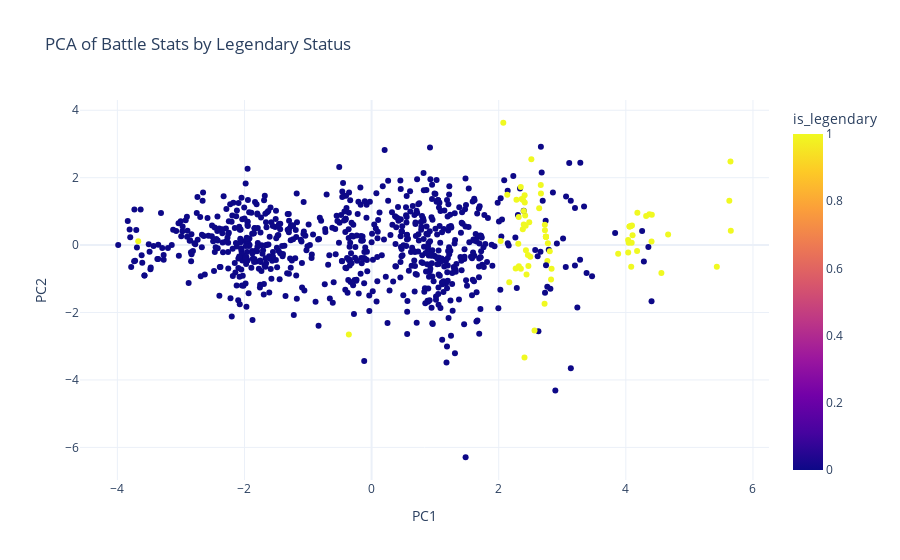

Here is the notebook cell this chart was saved with:
### Code cell
# Create interactive scatter plot for Battle Stats PCA colored by legendary status
if 'is_legendary' in pokemon_clean.columns:
    fig = px.scatter(
        pokemon_clean, 
        x='battle_pc1', 
        y='battle_pc2',
        color='is_legendary',
        hover_name='name' if 'name' in pokemon_clean.columns else None,
        title='PCA of Battle Stats by Legendary Status',
        labels={'battle_pc1': 'PC1', 'battle_pc2': 'PC2'},
        template='plotly_white'
    )
    fig.update_layout(legend_title_text='Legendary')
    fig.show()

### Figure 1 — Plotly figure (JSON) as saved in the notebook; plotly's stock layout.template omitted (floating-point values rounded to 4 significant figures; data arrays with more than 128 entries replaced by an {"elided": "..."} marker saying what was removed)
{"data": [{"hovertemplate": "<b>%{hovertext}</b><br><br>PC1=%{x}<br>PC2=%{y}<br>is_legendary=%{marker.color}<extra></extra>", "hovertext": {"elided": "801 str values"}, "legendgroup": "", "marker": {"color": {"elided": "801 int values"}, "coloraxis": "coloraxis", "symbol": "circle"}, "mode": "markers", "name": "", "orientation": "v", "showlegend": false, "type": "scatter", "x": {"elided": "801 float values"}, "xaxis": "x", "y": {"elided": "801 float values"}, "yaxis": "y"}], "layout": {"coloraxis": {"colorbar": {"title": {"text": "is_legendary"}}, "colorscale": [[0, "#0d0887"], [0.1111, "#46039f"], [0.2222, "#7201a8"], [0.3333, "#9c179e"], [0.4444, "#bd3786"], [0.5556, "#d8576b"], [0.6667, "#ed7953"], [0.7778, "#fb9f3a"], [0.8889, "#fdca26"], [1, "#f0f921"]]}, "legend": {"title": {"text": "Legendary"}, "tracegroupgap": 0}, "title": {"text": "PCA of Battle Stats by Legendary Status"}, "xaxis": {"anchor": "y", "domain": [0, 1], "title": {"text": "PC1"}}, "yaxis": {"anchor": "x", "domain": [0, 1], "title": {"text": "PC2"}}}}
